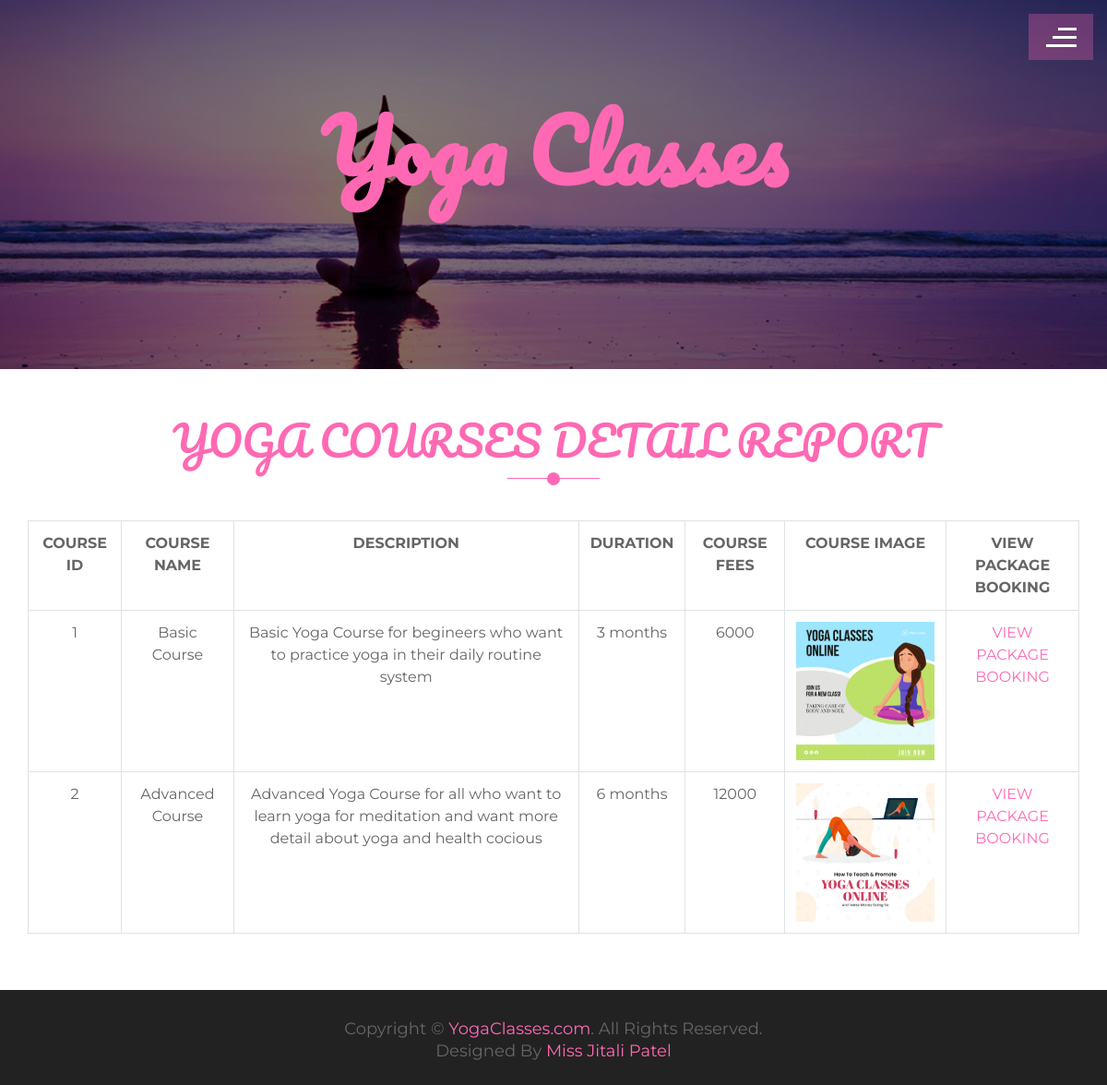
Screenshot of /admin_view_course_report.php with the database file from the repository.
### tables this page shows
CREATE TABLE IF NOT EXISTS `course_master` (
  `course_id` int(10) NOT NULL,
  `course_name` varchar(50) NOT NULL,
  `description` varchar(200) NOT NULL,
  `duration` varchar(15) NOT NULL,
  `fees` int(10) NOT NULL,
  `course_img` varchar(50) NOT NULL,
  PRIMARY KEY (`course_id`)
);

### admin_view_course_report.php (the view, shortened to what this page needs)
<?php
include("admin_header.php");
?>
    <div class="header banner">
            <div class="container text-center">
                <div class="row">
                    <div class="col-md-12">
                        <h1><a class="brand" href="#">Yoga Classes</a></h1>
                    </div>
                </div>
            </div>
        </div>
        <div id="contact" style="padding-top: 50px;">
            <div class="container">
                <div class="section-header">
                    <h2>YOGA COURSES DETAIL REPORT</h2>
                </div>
                <div class="row">
					<div class="col-md-12 contact-col">
                    <?php
					$res4=mysql_query("select * from course_master");
					if(mysql_num_rows($res4)>0)
					{
						echo "<table class='table table-bordered'>
								<tr>
									<th>COURSE ID</th>
									<th>COURSE NAME</th>
									<th>DESCRIPTION</th>
									<th>DURATION</th>
									<th>COURSE FEES</th>
									<th>COURSE IMAGE</th>
									<th>VIEW PACKAGE BOOKING</th>
								</tr>";
						while($r4=mysql_fetch_array($res4))
						{
							echo "<tr>";
							echo "<td>$r4[0]</td>";
							echo "<td>$r4[1]</td>";
							echo "<td>$r4[2]</td>";
							echo "<td>$r4[3]</td>";
							echo "<td>$r4[4]</td>";
							echo "<td><img src='$r4[5]' style='width:150px; height:150px;'></td>";
							echo "<td><a href='admin_view_course_wise_booking_report.php?cid=$r4[0]'>VIEW PACKAGE BOOKING</a></td>";
							echo "</tr>";
						}
						echo "</table>";
					}else{
						echo "<h2>No Course Found</h2>";
					}
					?>
                    </div>
                </div>
            </div>
        </div>
<?php
include("footer.php");
?>

### css/style.css (style rules this page uses)
* { box-sizing: border-box; }
body { color: #666; font-family: 'Montserrat', sans-serif; font-weight: 400; background: #ffffff; }
a { color: #FF69B4; transition: 0.5s; }
h1, h2, h3 { font-family: 'Pacifico', cursive; margin: 0; padding: 0; color: #666; }
.header { display: table; position: relative; background-image: url(../img/header-bg.jpg); background-size: cover; padding: 100px 0; color: #fff; width: 100%; height: 100vh; }
.header.banner { height: 400px; padding: 100px 0 40px 0; background-image: url(../img/abtbanner1.jpg); }
.header:after { content: ''; z-index: 0; position: absolute; background: rgba(0, 0, 0, 0.5); width: 100%; height: 100%; left: 0; top: 0; }
.header .container { position: relative; z-index: 1; text-align: center; display: table-cell; vertical-align: middle; width: 100%; }
.header .brand { font-size: 90px; line-height: 60px; margin-bottom: 45px; display: inline-block; }
.header h1 { font-size: 3rem; font-weight: 700; color: #fff; margin-bottom: 45px; }
.section-header { position: relative; text-align: center; margin-bottom: 60px; }
.section-header h2 { color: #FF69B4; font-size: 45px; }
.section-header::before { position: absolute; content: ''; height: 1px; width: 100px; bottom: -15px; left: calc(50% - 50px); background: #FF69B4; }
.section-header::after { position: absolute; content: ''; height: 14px; width: 14px; bottom: -22px; left: calc(50% - 7px); background: #FF69B4; border-radius: 10px; }
#contact { position: relative; padding: 0 0 45px 0; text-align: center; }
#contact .contact-col { padding: 0; }

### rows the page displays
course_master: course_id "1", course_name "Basic Course", description "Basic Yoga Course for begineers who want to practice yoga in their daily routine system", duration "3 months", fees "6000", course_img (picture)
course_master: course_id "2", course_name "Advanced Course", description "Advanced Yoga Course for all who want to learn yoga for meditation and want more detail about yoga and health cocious", duration "6 months", fees "12000", course_img (picture)
